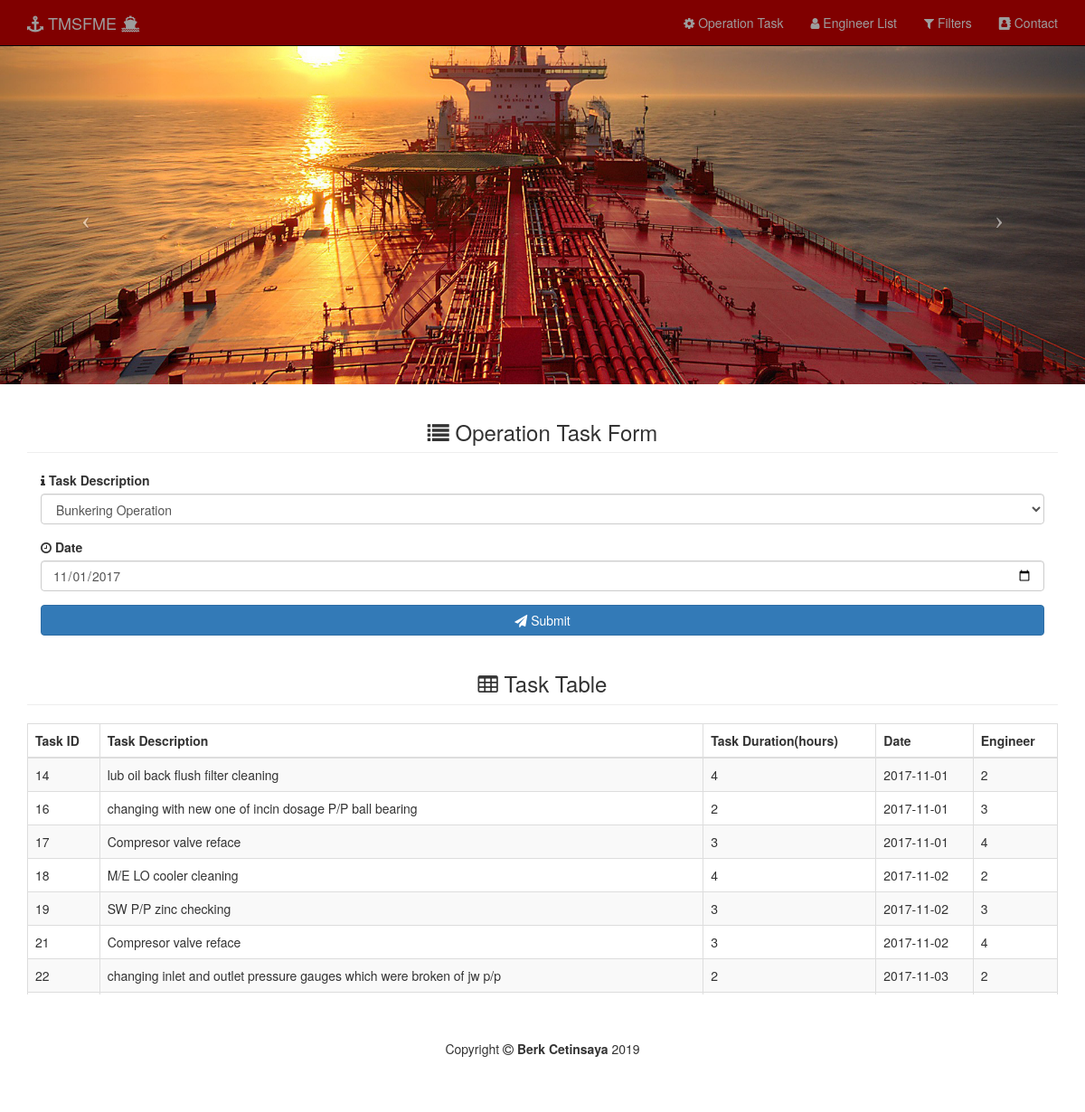
Page /operation.php on the committed database.
### tables this page shows
CREATE TABLE `task` (
  `idtask` int(11) NOT NULL,
  `name` varchar(255) DEFAULT NULL,
  `duration` varchar(45) DEFAULT NULL,
  `date` varchar(45) DEFAULT NULL,
  `userid` int(11) DEFAULT NULL
);

### operation.php (the view, shortened to what this page needs)
<!DOCTYPE html>
<html>
<?php
include("db_conn.php");
$userIdArray = array(2, 3, 4);
$info = array();
for ($day = 1; $day < 31; $day++) {
	foreach ($userIdArray as $key => $value) {
		if ($day < 10) {
			$result = $db->query('select * from task where date = \'2017-11-0' . $day . '\'and userid =' . $userIdArray[$key]);
		} else {
			$result = $db->query('select * from task where date = \'2017-11-' . $day . '\'and userid =' . $userIdArray[$key]);
		}
		$task_duration = array();
		while ($row = $result->fetch_assoc()) {
			$task_duration[] = $row['duration'];
		}
		$dailyTotalWorkingHours = 0;
		foreach ($task_duration as &$value) {
			$dailyTotalWorkingHours = $dailyTotalWorkingHours + $value;
		}
		$info[$day][$userIdArray[$key]] = $dailyTotalWorkingHours;
	}
}
$maxDuration = 8;
$flag = false;
$ii = 0;
?><?php
	if (isset($_POST['submit'])) {
		$inputTask = $_POST['inputTask'];
		$inputDate = $_POST['inputDate'];
		if ($inputTask == "Bunkering Operation") {
			$daystr = date("d", strtotime($inputDate));
			for ($users = 2; $users < 5; $users++) {
				$task_id = array();
				$task_name = array();
				$task_duration = array();
				$date = array();
				$user_id = array();
				$dates = array();
				$result = $db->query("select * from task where date = \"" . $inputDate . "\" and userid = " . $users);
				while ($row = $result->fetch_assoc()) {
					$task_id[]       = $row['idtask'];
					$task_name[]     = $row['name'];
					$task_duration[] = $row['duration'];
					$date[]          = $row['date'];
					$user_id[]	   = $row['userid'];
				}
				$result->free();
				foreach ($task_id as $key => $value) {
					for ($day = 1; $day < 31; $day++) {
						if ($day != (int)$daystr) {
							if ($info[$day][$users] + $info[(int)$daystr][$users] <= $maxDuration) {
								if ($day < 10) {
									$newDate = date("2017-11-0" . $day);
								} else {
									$newDate = date("2017-11-" . $day);
								}
								$dates[$ii] = $newDate;
								$ii++;
								$sql = "INSERT  INTO `task` (`idtask`, `name`, `duration`, `date`, `userid`) VALUES (NULL, '{$task_name[$key]}', $task_duration[$key], '{$newDate}', '{$users}')";
								if ($db->query($sql)) {
								}
								$sql = "DELETE FROM `task` WHERE `idtask` = " . $task_id[$key];
								if ($db->query($sql)) {
								}
								$info[(int)$daystr][$users] = $info[(int)$daystr][$users] - $task_duration[$key];
								$info[$day][$users] = $info[$day][$users] + $task_duration[$key];
								break;
							}
						}
					}
				}
				$string = implode(', ', $dates);
				$priority = $inputTask;
				$sql = "INSERT  INTO `task` (`idtask`, `name`, `duration`, `date`, `userid`) VALUES (NULL, '{$priority}', 8, '{$inputDate}', '{$users}')";
				if ($db->query($sql)) {
					$flag = true;
				}
			}
			if ($flag) {
				$flag = false;
				echo '<script type="text/javascript">
				alert("' . $priority . ' is added and due to the limitation of the task durations, previous tasks are inserted into ' . $string . '");
				window.location.href = "operation.php";
				</script>';
			}
		} elseif ($inputTask == "Discharge Operation") {
			$daystr = date("d", strtotime($inputDate));
			$inputD = strtotime("-1 day", strtotime($inputDate));
			$inputD = date('Y-m-j',  $inputD);
			$inputD = date("d", strtotime($inputD));
			$inputD = (int)$inputD;
			if ($inputD < 10)
				$inputD = date("2017-11-0" . $inputD);
			else
				$inputD = date("2017-11-" . $inputD);
			for ($users = 2; $users < 5; $users++) {
				$task_id = array();
				$task_name = array();
				$task_duration = array();
				$date = array();
				$user_id = array();
				$dates = array();
				$result = $db->query("select * from task where date = \"" . $inputD . "\" and userid = " . $users);
				while ($row = $result->fetch_assoc()) {
					$task_id[]       = $row['idtask'];
					$task_name[]     = $row['name'];
					$task_duration[] = $row['duration'];
					$date[]          = $row['date'];
					$user_id[]	   = $row['userid'];
				}
				$result->free();
				foreach ($task_id as $key => $value) {
					for ($day = 1; $day < 31; $day++) {
						if ($day != (int)$daystr - 1) {
							if ($info[$day][$users] + $info[(int)$daystr - 1][$users] <= $maxDuration) {
								if ($day < 10) {
									$newDate = date("2017-11-0" . $day);
								} else {
									$newDate = date("2017-11-" . $day);
								}
								$sql = "INSERT  INTO `task` (`idtask`, `name`, `duration`, `date`, `userid`) VALUES (NULL, '{$task_name[$key]}', $task_duration[$key], '{$newDate}', '{$users}')";
								if ($db->query($sql)) {
								}
								$sql = "DELETE FROM `task` WHERE `idtask` = " . $task_id[$key];
								if ($db->query($sql)) {
								}
								$info[(int)$daystr - 1][$users] = $info[(int)$daystr - 1][$users] - $task_duration[$key];
								$info[$day][$users] = $info[$day][$users] + $task_duration[$key];
								break;
							}
						}
					}
				}
				$string = implode(', ', $dates);
				$priority = $inputTask . " PREPARATION";
				$inputD = strtotime("-1 day", strtotime($inputDate));
				$inputD = date('Y-m-j',  $inputD);
				$inputD = date("d", strtotime($inputD));
				$inputD = (int)$inputD;
				if ($inputD < 10)
					$inputD = date("2017-11-0" . $inputD);
				else
					$inputD = date("2017-11-" . $inputD);
				$sql = "INSERT  INTO `task` (`idtask`, `name`, `duration`, `date`, `userid`) VALUES (NULL, '{$priority}', 8, '{$inputD}', '{$users}')";
				if ($db->query($sql)) {
					$flag = true;
				}
			}
			$daystr = date("d", strtotime($inputDate));
			for ($users = 2; $users < 5; $users++) {
				$task_id = array();
				$task_name = array();
				$task_duration = array();
				$date = array();
				$user_id = array();
				$dates = array();
				$result = $db->query("select * from task where date = \"" . $inputDate . "\" and userid = " . $users);
				while ($row = $result->fetch_assoc()) {
					$task_id[]       = $row['idtask'];
					$task_name[]     = $row['name'];
					$task_duration[] = $row['duration'];
					$date[]          = $row['date'];
					$user_id[]	   = $row['userid'];
				}
				$result->free();
				foreach ($task_id as $key => $value) {
					for ($day = 1; $day < 31; $day++) {
						if ($day != (int)$daystr && $day != (int)$daystr - 1) {
							if ($info[$day][$users] + $info[(int)$daystr][$users] <= $maxDuration) {
								if ($day < 10) {
									$newDate = date("2017-11-0" . $day);
								} else {
									$newDate = date("2017-11-" . $day);
								}
								$sql = "INSERT  INTO `task` (`idtask`, `name`, `duration`, `date`, `userid`) VALUES (NULL, '{$task_name[$key]}', $task_duration[$key], '{$newDate}', '{$users}')";
								if ($db->query($sql)) {
								}
								$sql = "DELETE FROM `task` WHERE `idtask` = " . $task_id[$key];
								if ($db->query($sql)) {
								}
								$info[(int)$daystr][$users] = $info[(int)$daystr][$users] - $task_duration[$key];
								$info[$day][$users] = $info[$day][$users] + $task_duration[$key];
								break;
							}
						}
					}
				}
				$string = implode(', ', $dates);
				$priority = $inputTask;
				$sql = "INSERT  INTO `task` (`idtask`, `name`, `duration`, `date`, `userid`) VALUES (NULL, '{$priority}', 8, '{$inputDate}', '{$users}')";
				if ($db->query($sql)) {
					$flag = true;
				}
			}
			if ($flag) {
				$flag = false;
				echo '<script type="text/javascript">
				alert("' . $priority . ' is added and due to the limitation of the task durations, previous tasks dates are changed");
				window.location.href = "operation.php";
				</script>';
			}
		}
		else {
			echo
				'<script type="text/javascript">
					alert("Maximum Task Duration! Please select another date!");
					window.location.href = "operation.php";
					</script>';
		}
	}
	else {
		?>
	<head>
		<link href="assets/css/bootstrap.min.css" rel="stylesheet">
		<link href="assets/css/modern-business.css" rel="stylesheet">
		<link href="assets/font-awesome/css/font-awesome.min.css" rel="stylesheet" type="text/css">
	</head>
	<body>
		<nav style="background-color:#800000;" class="navbar navbar-inverse navbar-fixed-top" role="navigation">
			<div class="container">
				<div class="navbar-header">
					<a class="navbar-brand" href="index.php"><i class="fa fa-anchor"></i> TMSFME <i class="fa fa-ship"></i></a>
				</div>
				<div class="collapse navbar-collapse" id="bs-example-navbar-collapse-1">
					<ul class="nav navbar-nav navbar-right">
						<li>
							<a href="operation.php"><i class="fa fa-cog"></i> Operation Task</a>
						</li>
						<li>
							<a href="user.php"> <i class="fa fa-user"></i> Engineer List</a>
						</li>
						<li>
							<a href="filter.php"><i class="fa fa-filter"></i> Filters</a>
						</li>
						<li>
							<a href="contact.php"> <i class="fa fa-address-book"></i> Contact</a>
						</li>
					</ul>
				</div>
			</div>
		</nav>
		<header id="myCarousel" class="carousel slide">
			<div class="carousel-inner">
				<div class="item active">
					<div class="fill" style="background-image:url('assets/img/ship4.jpg');"></div>
				</div>
			</div>
			<a class="left carousel-control" href="#myCarousel" data-slide="prev">
				<span class="icon-prev"></span>
			</a>
			<a class="right carousel-control" href="#myCarousel" data-slide="next">
				<span class="icon-next"></span>
			</a>
		</header>
		<div class="container">
			<div class="row">
				<div class="col-lg-12">
					<h3 class="page-header text-center">
						<i class="fa fa-list"></i> Operation Task Form
					</h3>
				</div>
				<div class="col-lg-12">
					<form style action="<?= $_SERVER['PHP_SELF'] ?>" method="post">
						<div class="col-xs-12 col-sm-12 col-lg-12">
							<div class="form-group">
								<label for="inputTask" class="col-2 col-form-label"><i class="fa fa-info"></i> Task Description</label>
								<div class="col-10">
									<select class="form-control" id="inputTask" name="inputTask"> <?php
																									echo "<option selected>Bunkering Operation</option>";
																									echo "<option >Discharge Operation</option>"; ?>
									</select>
								</div>
							</div>
							<div class="form-group">
								<label for="inputDate" class="col-2 col-form-label"><i class="fa fa-clock-o"></i> Date</label>
								<div class="col-10">
									<input class="form-control" type="date" value="<?php echo date("2017-11-01"); ?>" id="inputDate" name="inputDate">
								</div>
							</div>
							<button name="submit" type="submit" class="btn btn-primary btn-block"> <i class="fa fa-paper-plane "></i> Submit</button>
						</div>
					</form>
				</div>
			</div>
			<div class="row">
				<div class="col-lg-12">
					<h3 class="page-header text-center">
						<i class="fa fa-table "></i> Task Table
					</h3>
				</div>
				<div class="col-lg-12">
					<div style="height:300px;overflow:auto;">
						<table class="table table-hover table-bordered table-striped">
							<thead>
								<tr>
									<th>Task ID</th>
									<th>Task Description</th>
									<th>Task Duration(hours)</th>
									<th>Date</th>
									<th>Engineer</th>
								</tr>
							</thead>
							<tbody>
								<?php
								$result = $db->query("select * from task order by date asc");
								while ($row = $result->fetch_assoc()) {
									$task_id       = $row['idtask'];
									$task_name     = $row['name'];
									$task_duration = $row['duration'];
									$date          = $row['date'];
									$user_id	   = $row['userid'];
									echo
										'<tr>
													<td>' . $task_id . '</td>
													<td>' . $task_name . '</td>
													<td>' . $task_duration . '</td>
													<td>' . $date . '</td>
													<td>' . $user_id . '</td>
											</tr>';
								}
								?>
							</tbody>
						</table>
					</div>
				</div>
			</div>
			<footer>
				<div class="row text-center">
					<div class="col-lg-12">
						<p>Copyright <i class="fa fa-copyright "></i> <b>Berk Cetinsaya</b> <?php echo date('Y'); ?></p>
					</div>
				</div>
			</footer>
		</div>
	</body> <?php }
	?>
</html>

### assets/css/modern-business.css (style rules this page uses)
html, body { height: 100%; }
body { padding-top: 50px; }
header.carousel { height: 50%; }
header.carousel .item, header.carousel .item.active, header.carousel .carousel-inner { height: 100%; }
header.carousel .fill { width: 100%; height: 100%; background-position: center; background-size: cover; }
footer { margin: 50px 0; }

### rows in the picture
task: idtask "14", name "lub oil back flush filter cleaning", duration "4", date "2017-11-01", userid "2"
task: idtask "16", name "changing with new one of incin dosage P/P ball bearing", duration "2", date "2017-11-01", userid "3"
task: idtask "17", name "Compresor valve reface", duration "3", date "2017-11-01", userid "4"
task: idtask "18", name "M/E LO cooler cleaning", duration "4", date "2017-11-02", userid "2"
task: idtask "19", name "SW P/P zinc checking", duration "3", date "2017-11-02", userid "3"
task: idtask "21", name "Compresor valve reface", duration "3", date "2017-11-02", userid "4"
task: idtask "22", name "changing inlet and outlet pressure gauges which were broken of jw p/p", duration "2", date "2017-11-03", userid "2"
